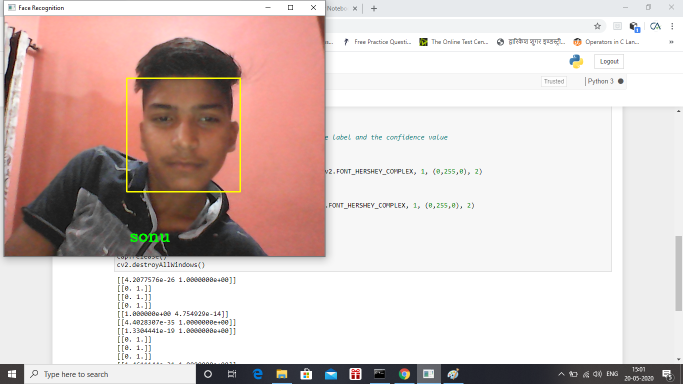
#> input picture 1.png, 1366 x 768 px, given in place of the camera (shown at 1/2 size)
$ jupyter execute ImageCollection.ipynb
#> lines starting #> are read from the running program, lines starting #| are printed output that depends on the picture; after the words box and inside, x2 and y2 are one past the last pixel; in counts of white or black regions, pixels touching at a corner belong together
[cell 1]
import cv2
import numpy as np

# Load HAAR face classifier
face_classifier = cv2.CascadeClassifier('haarcascade_frontalface_default.xml')

# Load functions
def face_extractor(img):
    # Function detects faces and returns the cropped face
    # If no face detected, it returns the input image

    gray = cv2.cvtColor(img,cv2.COLOR_BGR2GRAY)
    faces = face_classifier.detectMultiScale(gray, 1.3, 5)

    if faces is ():
        return None

    # Crop all faces found
    for (x,y,w,h) in faces:
        cropped_face = img[y:y+h, x:x+w]

    return cropped_face

# Initialize Webcam
cap = cv2.VideoCapture(0)
count = 0

# Collect 6000 samples of your face from webcam input
while True:


    ret, frame = cap.read()
#> frame is the input picture: shape (768, 1366, 3); mean B, G, R 197.2, 200.5, 216
    if face_extractor(frame) is not None:
#> in face_extractor, `gray = cv2.cvtColor(img,cv2.COLOR_BGR2GRAY)`:
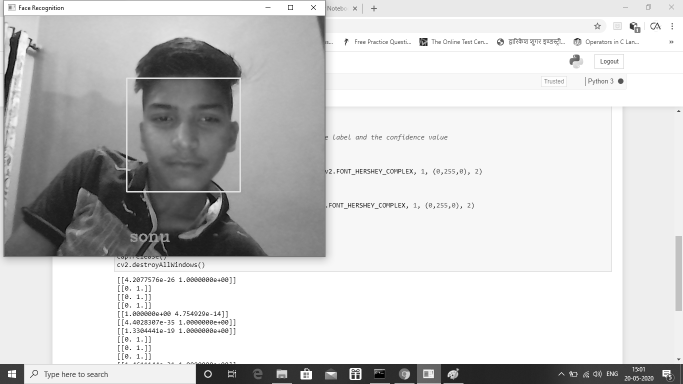
#> gray: shape (768, 1366) (shown at 1/2 size); min 0, max 255, mean 204.8
#> in face_extractor, `faces = face_classifier.detectMultiScale(gray, 1.3, 5)`: faces = [[260, 156, 219, 219]]
#> the loop in face_extractor, `for (x,y,w,h) in faces:` made 1 pass
#> pass 1, in face_extractor, `cropped_face = img[y:y+h, x:x+w]`:
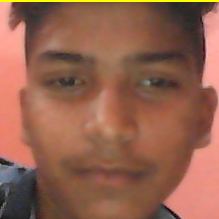
#> cropped_face: shape (219, 219, 3); mean B, G, R 78.1, 97.6, 146.9
        count += 1
#> count = 1
        face = cv2.resize(face_extractor(frame), (224, 224))
#> the loop in face_extractor (call 2), `for (x,y,w,h) in faces:` made 1 pass
        face = cv2.cvtColor(face, cv2.COLOR_BGR2GRAY)
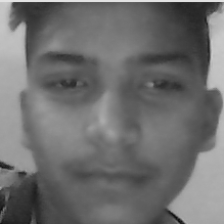
#> face: shape (224, 224); min 8, max 226, mean 110

        # Save file in specified directory with unique name
        file_name_path = 'F://gauravmalik//test//sm//' + str(count) + '.jpg'
#> file_name_path = 'F://gauravmalik//test//sm//1.jpg'
        cv2.imwrite(file_name_path, face)

        # Put count on images and display live count
        cv2.putText(face, str(count), (50, 50), cv2.FONT_HERSHEY_COMPLEX, 1, (0,255,0), 2)
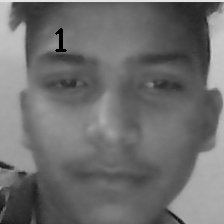
#> face: shape (224, 224); 0.25% of pixels changed, all inside (x1, y1, x2, y2) = (55, 28, 67, 52)
        cv2.imshow('Face Cropper', face)

    else:
        print("Face not found")
        pass

    if cv2.waitKey(1) == 13 or count == 30: #13 is the Enter Key
#> (key Esc is pressed here)
        break

cap.release()
cv2.destroyAllWindows()
print("Collecting Samples Complete")
